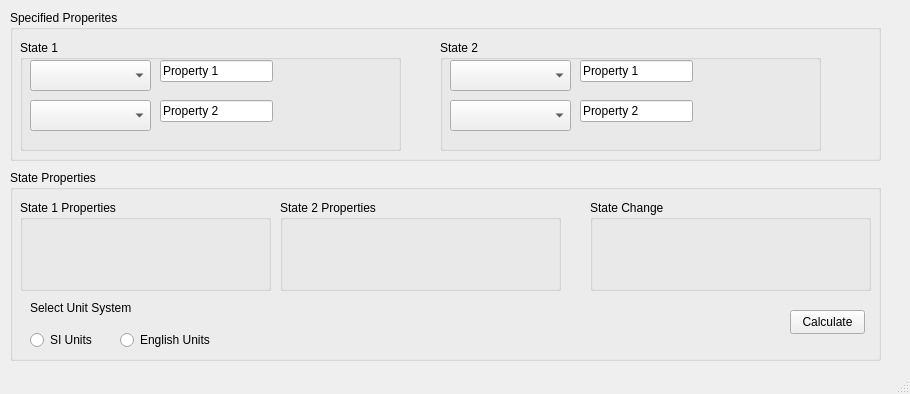
<?xml version="1.0" encoding="UTF-8"?>
<ui version="4.0">
 <class>MainWindow</class>
 <widget class="QMainWindow" name="MainWindow">
  <property name="geometry">
   <rect>
    <x>0</x>
    <y>0</y>
    <width>910</width>
    <height>394</height>
   </rect>
  </property>
  <property name="windowTitle">
   <string>MainWindow</string>
  </property>
  <widget class="QWidget" name="centralwidget">
   <widget class="QGroupBox" name="Specified_Properties">
    <property name="geometry">
     <rect>
      <x>10</x>
      <y>10</y>
      <width>871</width>
      <height>151</height>
     </rect>
    </property>
    <property name="title">
     <string>Specified Properites</string>
    </property>
    <widget class="QGroupBox" name="State_1">
     <property name="geometry">
      <rect>
       <x>10</x>
       <y>30</y>
       <width>381</width>
       <height>111</height>
      </rect>
     </property>
     <property name="title">
      <string>State 1</string>
     </property>
     <widget class="QComboBox" name="state1_prop1_combo">
      <property name="geometry">
       <rect>
        <x>10</x>
        <y>20</y>
        <width>121</width>
        <height>31</height>
       </rect>
      </property>
     </widget>
     <widget class="QComboBox" name="state1_prop2_combo">
      <property name="geometry">
       <rect>
        <x>10</x>
        <y>60</y>
        <width>121</width>
        <height>31</height>
       </rect>
      </property>
     </widget>
     <widget class="QLineEdit" name="state1_val1_input">
      <property name="geometry">
       <rect>
        <x>140</x>
        <y>20</y>
        <width>113</width>
        <height>22</height>
       </rect>
      </property>
      <property name="text">
       <string>Property 1</string>
      </property>
     </widget>
     <widget class="QLineEdit" name="state1_val2_input">
      <property name="geometry">
       <rect>
        <x>140</x>
        <y>60</y>
        <width>113</width>
        <height>22</height>
       </rect>
      </property>
      <property name="text">
       <string>Property 2</string>
      </property>
     </widget>
    </widget>
    <widget class="QGroupBox" name="State_2">
     <property name="geometry">
      <rect>
       <x>430</x>
       <y>30</y>
       <width>381</width>
       <height>111</height>
      </rect>
     </property>
     <property name="title">
      <string>State 2</string>
     </property>
     <widget class="QComboBox" name="state2_prop1_combo">
      <property name="geometry">
       <rect>
        <x>10</x>
        <y>20</y>
        <width>121</width>
        <height>31</height>
       </rect>
      </property>
     </widget>
     <widget class="QComboBox" name="state2_prop2_combo">
      <property name="geometry">
       <rect>
        <x>10</x>
        <y>60</y>
        <width>121</width>
        <height>31</height>
       </rect>
      </property>
     </widget>
     <widget class="QLineEdit" name="state2_val1_input">
      <property name="geometry">
       <rect>
        <x>140</x>
        <y>20</y>
        <width>113</width>
        <height>22</height>
       </rect>
      </property>
      <property name="text">
       <string>Property 1</string>
      </property>
     </widget>
     <widget class="QLineEdit" name="state2_val2_input">
      <property name="geometry">
       <rect>
        <x>140</x>
        <y>60</y>
        <width>113</width>
        <height>22</height>
       </rect>
      </property>
      <property name="text">
       <string>Property 2</string>
      </property>
     </widget>
    </widget>
    <widget class="QLabel" name="label">
     <property name="geometry">
      <rect>
       <x>770</x>
       <y>10</y>
       <width>55</width>
       <height>16</height>
      </rect>
     </property>
     <property name="text">
      <string/>
     </property>
    </widget>
    <widget class="QLabel" name="label_2">
     <property name="geometry">
      <rect>
       <x>780</x>
       <y>-10</y>
       <width>111</width>
       <height>111</height>
      </rect>
     </property>
     <property name="text">
      <string/>
     </property>
     <property name="pixmap">
      <pixmap>../../../../OneDrive/Pictures/Moses Surfing.png</pixmap>
     </property>
     <property name="scaledContents">
      <bool>true</bool>
     </property>
    </widget>
   </widget>
   <widget class="QGroupBox" name="state_properties">
    <property name="geometry">
     <rect>
      <x>10</x>
      <y>170</y>
      <width>871</width>
      <height>191</height>
     </rect>
    </property>
    <property name="title">
     <string>State Properties</string>
    </property>
    <widget class="QGroupBox" name="state1_properties">
     <property name="geometry">
      <rect>
       <x>10</x>
       <y>30</y>
       <width>251</width>
       <height>91</height>
      </rect>
     </property>
     <property name="title">
      <string>State 1 Properties</string>
     </property>
     <widget class="QLabel" name="state1_T_Label">
      <property name="geometry">
       <rect>
        <x>10</x>
        <y>20</y>
        <width>55</width>
        <height>16</height>
       </rect>
      </property>
      <property name="text">
       <string/>
      </property>
     </widget>
     <widget class="QLabel" name="state1_P_Label">
      <property name="geometry">
       <rect>
        <x>110</x>
        <y>20</y>
        <width>55</width>
        <height>16</height>
       </rect>
      </property>
      <property name="text">
       <string/>
      </property>
     </widget>
     <widget class="QLabel" name="state1_h_Label">
      <property name="geometry">
       <rect>
        <x>190</x>
        <y>20</y>
        <width>55</width>
        <height>16</height>
       </rect>
      </property>
      <property name="text">
       <string/>
      </property>
     </widget>
     <widget class="QLabel" name="state1_s_Label">
      <property name="geometry">
       <rect>
        <x>10</x>
        <y>40</y>
        <width>55</width>
        <height>16</height>
       </rect>
      </property>
      <property name="text">
       <string/>
      </property>
     </widget>
     <widget class="QLabel" name="state1_u_Label">
      <property name="geometry">
       <rect>
        <x>110</x>
        <y>40</y>
        <width>55</width>
        <height>16</height>
       </rect>
      </property>
      <property name="text">
       <string/>
      </property>
     </widget>
     <widget class="QLabel" name="state1_v_Label">
      <property name="geometry">
       <rect>
        <x>190</x>
        <y>40</y>
        <width>55</width>
        <height>16</height>
       </rect>
      </property>
      <property name="text">
       <string/>
      </property>
     </widget>
     <widget class="QLabel" name="state1_x_Label">
      <property name="geometry">
       <rect>
        <x>110</x>
        <y>60</y>
        <width>55</width>
        <height>16</height>
       </rect>
      </property>
      <property name="text">
       <string/>
      </property>
     </widget>
    </widget>
    <widget class="QGroupBox" name="state_change">
     <property name="geometry">
      <rect>
       <x>580</x>
       <y>30</y>
       <width>281</width>
       <height>91</height>
      </rect>
     </property>
     <property name="title">
      <string>State Change</string>
     </property>
     <widget class="QLabel" name="delta_T_Label">
      <property name="geometry">
       <rect>
        <x>10</x>
        <y>20</y>
        <width>55</width>
        <height>16</height>
       </rect>
      </property>
      <property name="text">
       <string/>
      </property>
     </widget>
     <widget class="QLabel" name="delta_P_Label">
      <property name="geometry">
       <rect>
        <x>120</x>
        <y>20</y>
        <width>55</width>
        <height>16</height>
       </rect>
      </property>
      <property name="text">
       <string/>
      </property>
     </widget>
     <widget class="QLabel" name="delta_h_Label">
      <property name="geometry">
       <rect>
        <x>220</x>
        <y>20</y>
        <width>55</width>
        <height>16</height>
       </rect>
      </property>
      <property name="text">
       <string/>
      </property>
     </widget>
     <widget class="QLabel" name="delta_s_Label">
      <property name="geometry">
       <rect>
        <x>10</x>
        <y>40</y>
        <width>55</width>
        <height>16</height>
       </rect>
      </property>
      <property name="text">
       <string/>
      </property>
     </widget>
     <widget class="QLabel" name="delta_u_Label">
      <property name="geometry">
       <rect>
        <x>120</x>
        <y>40</y>
        <width>55</width>
        <height>16</height>
       </rect>
      </property>
      <property name="text">
       <string/>
      </property>
     </widget>
     <widget class="QLabel" name="delta_v_Label">
      <property name="geometry">
       <rect>
        <x>220</x>
        <y>40</y>
        <width>55</width>
        <height>16</height>
       </rect>
      </property>
      <property name="text">
       <string/>
      </property>
     </widget>
     <widget class="QLabel" name="delta_x_Label">
      <property name="geometry">
       <rect>
        <x>120</x>
        <y>60</y>
        <width>55</width>
        <height>16</height>
       </rect>
      </property>
      <property name="text">
       <string/>
      </property>
     </widget>
    </widget>
    <widget class="QGroupBox" name="state2_properties">
     <property name="geometry">
      <rect>
       <x>270</x>
       <y>30</y>
       <width>281</width>
       <height>91</height>
      </rect>
     </property>
     <property name="title">
      <string>State 2 Properties</string>
     </property>
     <widget class="QLabel" name="state2_T_Label">
      <property name="geometry">
       <rect>
        <x>10</x>
        <y>20</y>
        <width>55</width>
        <height>16</height>
       </rect>
      </property>
      <property name="text">
       <string/>
      </property>
     </widget>
     <widget class="QLabel" name="state2_P_Label">
      <property name="geometry">
       <rect>
        <x>120</x>
        <y>20</y>
        <width>55</width>
        <height>16</height>
       </rect>
      </property>
      <property name="text">
       <string/>
      </property>
     </widget>
     <widget class="QLabel" name="state2_h_Label">
      <property name="geometry">
       <rect>
        <x>220</x>
        <y>20</y>
        <width>55</width>
        <height>16</height>
       </rect>
      </property>
      <property name="text">
       <string/>
      </property>
     </widget>
     <widget class="QLabel" name="state2_s_Label">
      <property name="geometry">
       <rect>
        <x>10</x>
        <y>40</y>
        <width>55</width>
        <height>16</height>
       </rect>
      </property>
      <property name="text">
       <string/>
      </property>
     </widget>
     <widget class="QLabel" name="state2_u_Label">
      <property name="geometry">
       <rect>
        <x>120</x>
        <y>40</y>
        <width>55</width>
        <height>16</height>
       </rect>
      </property>
      <property name="text">
       <string/>
      </property>
     </widget>
     <widget class="QLabel" name="state2_v_Label">
      <property name="geometry">
       <rect>
        <x>220</x>
        <y>40</y>
        <width>55</width>
        <height>16</height>
       </rect>
      </property>
      <property name="text">
       <string/>
      </property>
     </widget>
     <widget class="QLabel" name="state2_x_Label">
      <property name="geometry">
       <rect>
        <x>120</x>
        <y>60</y>
        <width>55</width>
        <height>16</height>
       </rect>
      </property>
      <property name="text">
       <string/>
      </property>
     </widget>
    </widget>
    <widget class="QPushButton" name="calculate_button">
     <property name="geometry">
      <rect>
       <x>780</x>
       <y>140</y>
       <width>75</width>
       <height>24</height>
      </rect>
     </property>
     <property name="text">
      <string>Calculate</string>
     </property>
    </widget>
    <widget class="QRadioButton" name="radio_SI">
     <property name="geometry">
      <rect>
       <x>20</x>
       <y>160</y>
       <width>91</width>
       <height>20</height>
      </rect>
     </property>
     <property name="text">
      <string>SI Units</string>
     </property>
     <attribute name="buttonGroup">
      <string notr="true">unit_group</string>
     </attribute>
    </widget>
    <widget class="QLabel" name="label_unit_system">
     <property name="geometry">
      <rect>
       <x>20</x>
       <y>130</y>
       <width>191</width>
       <height>16</height>
      </rect>
     </property>
     <property name="text">
      <string>Select Unit System</string>
     </property>
    </widget>
    <widget class="QRadioButton" name="radioButton_2">
     <property name="geometry">
      <rect>
       <x>110</x>
       <y>160</y>
       <width>91</width>
       <height>20</height>
      </rect>
     </property>
     <property name="text">
      <string>English Units</string>
     </property>
     <attribute name="buttonGroup">
      <string notr="true">unit_group</string>
     </attribute>
    </widget>
   </widget>
  </widget>
  <widget class="QMenuBar" name="menubar">
   <property name="geometry">
    <rect>
     <x>0</x>
     <y>0</y>
     <width>910</width>
     <height>21</height>
    </rect>
   </property>
  </widget>
  <widget class="QStatusBar" name="statusbar"/>
 </widget>
 <resources/>
 <connections/>
 <buttongroups>
  <buttongroup name="unit_group"/>
 </buttongroups>
</ui>
